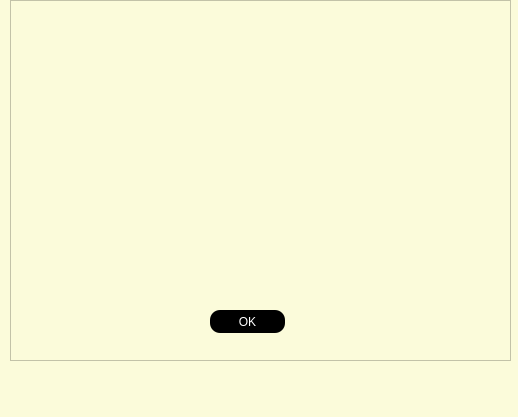
<?xml version="1.0" encoding="UTF-8"?>
<ui version="4.0">
 <class>MainWindow</class>
 <widget class="QMainWindow" name="MainWindow">
  <property name="geometry">
   <rect>
    <x>0</x>
    <y>0</y>
    <width>518</width>
    <height>417</height>
   </rect>
  </property>
  <property name="windowTitle">
   <string>MainWindow</string>
  </property>
  <property name="styleSheet">
   <string notr="true">background-color: rgb(251, 251, 218);</string>
  </property>
  <widget class="QWidget" name="centralwidget">
   <widget class="QFrame" name="frame">
    <property name="geometry">
     <rect>
      <x>10</x>
      <y>0</y>
      <width>501</width>
      <height>361</height>
     </rect>
    </property>
    <property name="frameShape">
     <enum>QFrame::StyledPanel</enum>
    </property>
    <property name="frameShadow">
     <enum>QFrame::Raised</enum>
    </property>
    <widget class="QLabel" name="label">
     <property name="geometry">
      <rect>
       <x>110</x>
       <y>40</y>
       <width>251</width>
       <height>251</height>
      </rect>
     </property>
     <property name="text">
      <string/>
     </property>
     <property name="pixmap">
      <pixmap>../../images/pedido_confirmado.png</pixmap>
     </property>
     <property name="scaledContents">
      <bool>true</bool>
     </property>
    </widget>
    <widget class="QPushButton" name="pushButton">
     <property name="geometry">
      <rect>
       <x>200</x>
       <y>310</y>
       <width>75</width>
       <height>23</height>
      </rect>
     </property>
     <property name="cursor">
      <cursorShape>PointingHandCursor</cursorShape>
     </property>
     <property name="styleSheet">
      <string notr="true">QPushButton{

	background-color: rgb(0,0,0);
	color: rgb(255,255,255);
	border-radius: 10px
}

QPushButton:hover{
	background-color: rgb(255,255,255);
	color: rgb(0,0,0)

}
	</string>
     </property>
     <property name="text">
      <string>OK</string>
     </property>
    </widget>
   </widget>
  </widget>
  <widget class="QMenuBar" name="menubar">
   <property name="geometry">
    <rect>
     <x>0</x>
     <y>0</y>
     <width>518</width>
     <height>21</height>
    </rect>
   </property>
  </widget>
  <widget class="QStatusBar" name="statusbar"/>
 </widget>
 <resources/>
 <connections/>
</ui>
